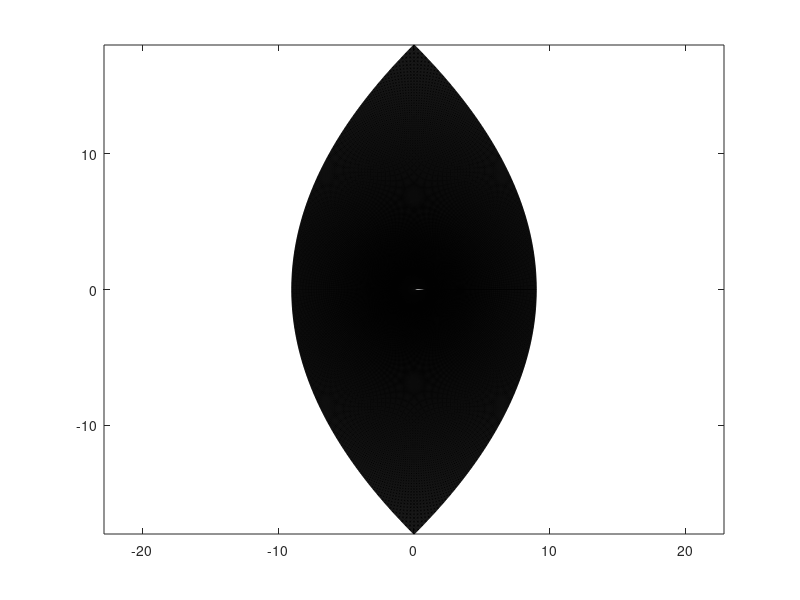

Here is the MATLAB script that generated this plot:

close all;
clear all;

%
% use NACA0012 definition to construct aero upper surface
%

x = sin(linspace(0,pi/2,100)).^2;
y = 0.594689181*[0.298222773*sqrt(x) - 0.127125232*x    - 0.357907906*x.^2 ...
                                     + 0.291984971*x.^3 - 0.105174696*x.^4];
y(end)=0;

%figure
%plot(x,y,x,-y);

%
% apply complex square root transform
%

x0 = 0.0077;
z  = complex(x,y);
z  = sqrt(z-x0);
z  = [ -conj(fliplr(z)) z(2:end) ];

%figure
%plot(real(z),imag(z),'*-');

x = real(z); y = imag(z);

%
% generate grid in complex square root domain
%

%I = 20;
%J = 30;

I = 200;
J = 300;

%I = 800;
%J = 1200;

xb = linspace(-3,3,3*I+1);
yb = zeros(size(xb));

yb(I+2:2*I) = spline(x,y,xb(I+2:2*I));

xg = repmat(xb',1,J+1);
for i=1:3*I+1
  yg(i,:) = linspace(yb(i),3,J+1);
end

%figure
%plot(xg,yg,'k-',xg',yg','k-'); axis equal

%
% map it back to physical domain
%

z = complex(xg,yg).^2;
x = real(z); y = imag(z);

figure
plot(x,y,'k-',x',y','k-'); axis equal

%
% construct output file
%

nnodes   = (3*I+1)*(J+1) - (I+1);  % number of unique nodes
ncells   = 3*I*J;                  % number of cells
nffnodes = 3*I + 2*J;              % number of far-field nodes

node = zeros(3*I+1,J+1);
xn   = zeros(1,nnodes);
yn   = zeros(1,nnodes);

ff_node = zeros(1,nffnodes);
nff = 0;

for j = 1:J+1
  for i = 1:3*I+1
    k = i + (j-1)*(3*I+1) - (I+1);

    if (k>0)
      node(i,j) = k;
      xn(k) = x(i,j);
      yn(k) = y(i,j);

      if (i==1 || i==3*I+1 || j==J+1)
        nff = nff+1;
        ff_node(nff) = k;
      end
    else
      node(i,j) = 2*I+1 - i;
    end

  end
end

if (nff ~= nffnodes)
  disp('wrong number of far-field nodes');
end

cell_node = zeros(4,ncells);

wid = 1;
ic  = 0;

for j2 = 1:wid:J
 for i = 1:3*I
  for j = j2:min(j2+wid-1,J)
    ic = ic+1;
    cell_node(1,ic) = node(i  ,j);
    cell_node(2,ic) = node(i+1,j);
    cell_node(3,ic) = node(i  ,j+1);
    cell_node(4,ic) = node(i+1,j+1);
  end
 end
end

%
% switch to C numbering
%

cell_node = cell_node  - 1;
ff_node   = ff_node    - 1;

%
% output to grid.dat file
%

fid = fopen('FE_grid.dat','wt');

fprintf(fid,' %d %d %d \n',nnodes, ncells, nffnodes);

for n=1:nnodes
  fprintf(fid,' %f %f \n',xn(n),yn(n));
end

for n=1:ncells
  fprintf(fid,' %d %d %d %d \n',cell_node(1,n),cell_node(2,n),...
                                cell_node(3,n),cell_node(4,n) );
end

for n=1:nffnodes
  fprintf(fid,' %d \n',ff_node(n) );
end

fclose(fid);
